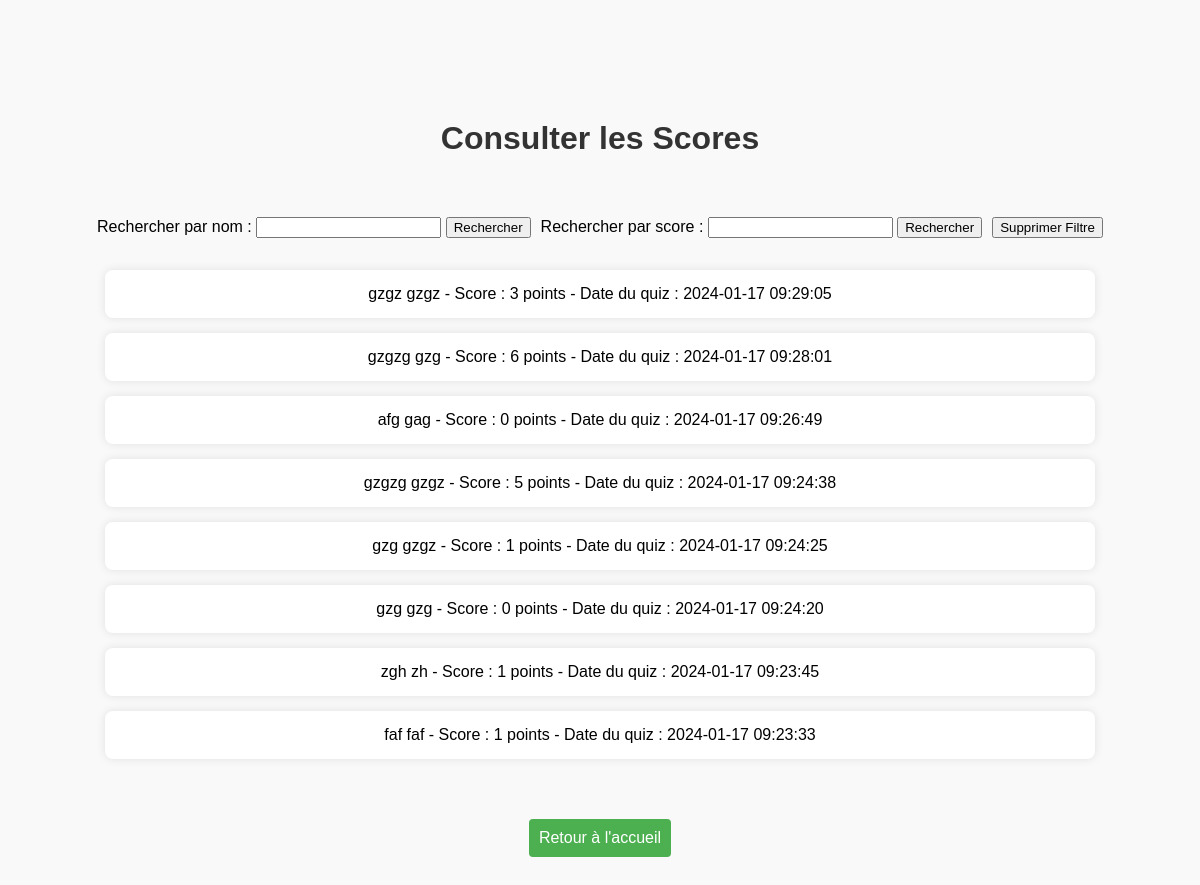
The page /consulter_scores.php on the database as committed earlier.
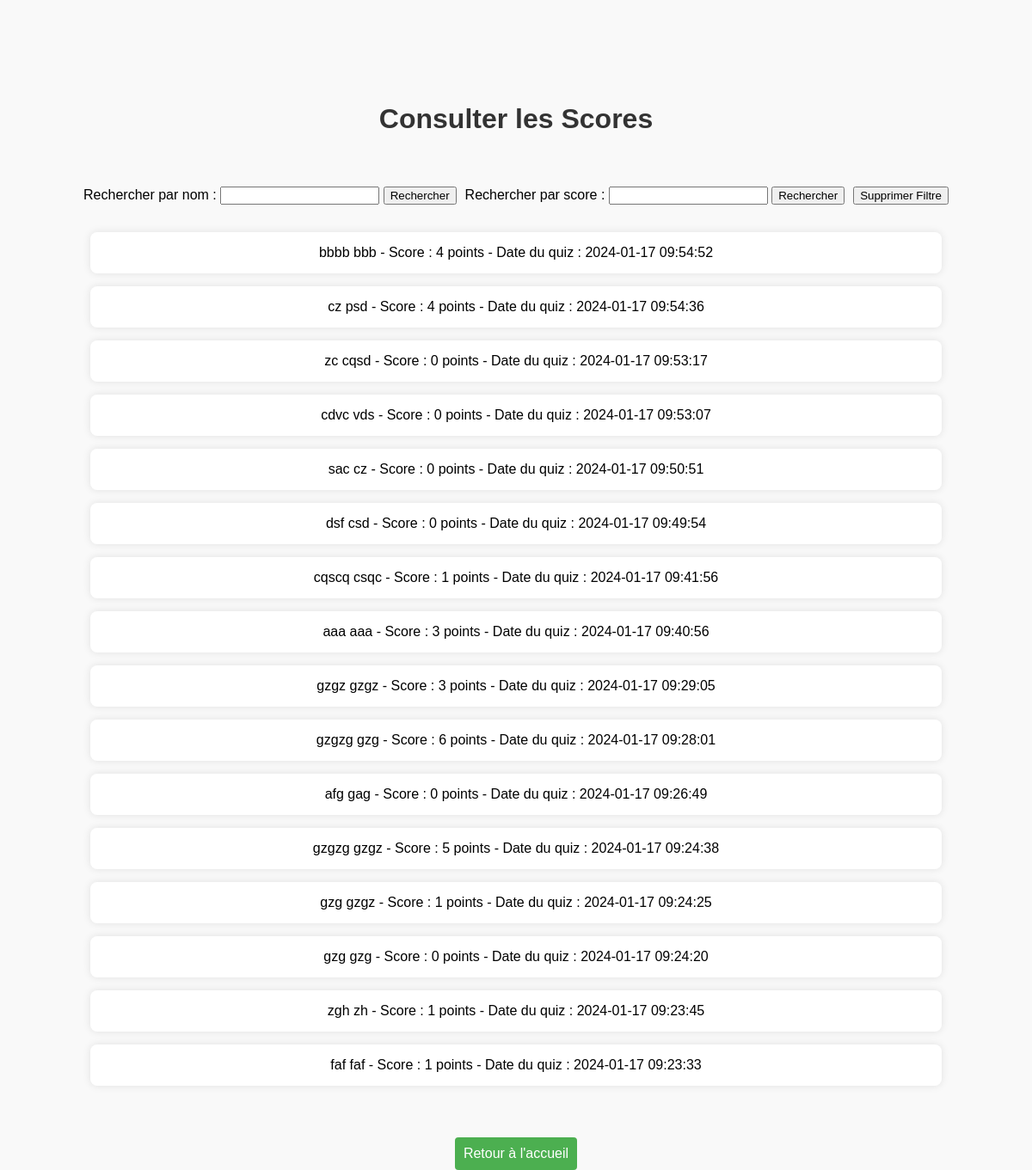
The same page on the database as committed later.
### tables this page shows
CREATE TABLE scores (
        id INTEGER PRIMARY KEY,
        participant_id INTEGER,
        score INTEGER,
        time INTEGER,
        FOREIGN KEY (participant_id) REFERENCES participants(idP));

### consulter_scores.php (the view, shortened to what this page needs)
<!DOCTYPE html>
<html lang="fr">
<head>
    <link rel="stylesheet" type="text/css" href="css/scores.css">
</head>
<body>
    <h1>Consulter les Scores</h1>
    <section>
    <div class="search-form">
        <form method="get">
            <label for="searchByName">Rechercher par nom :</label>
            <input type="text" id="searchByName" name="searchByName">
            <button type="submit" name="submitNameSearch">Rechercher</button>
        </form>
        <form method="get" >
            <label for="searchByScore">Rechercher par score :</label>
            <input type="number" id="searchByScore" name="searchByScore" min="0">
            <button type="submit" name="submitScoreSearch">Rechercher</button>
        </form>
        <button id="clearFilterButton" onclick="clearFilters()">Supprimer Filtre</button>
    </div>
</section>
    <?php
    require 'database.php';
    try {
    $query = "SELECT scores.*, participants.nom, participants.prenom
    FROM scores
    INNER JOIN participants ON scores.participant_id = participants.idP";
$query .= " ORDER BY scores.id DESC";
$stmt = $file_db->prepare($query);
$result = $stmt->execute();
if (!$result) {
echo "Erreur SQL : " . print_r($file_db->errorInfo(), true);
} else {
$scores = $stmt->fetchAll(PDO::FETCH_ASSOC);
if ($scores) {
  echo '<ul>';
  foreach ($scores as $score) {
      echo '<li>'. $score['nom'] .' ' . $score['prenom'] .' - Score : ' . $score['score'] . ' points - Date du quiz : ' . date('Y-m-d H:i:s', $score['time']) . '</li>';
  }
  echo '</ul>';
} else {
  echo '<p>Aucun score disponible.</p>';
}
}
} catch (PDOException $ex) {
echo $ex->getMessage();
}
?>
<button class="button" onclick="window.location.href='index.php'">Retour à l'accueil</button>
</body>
</html>

### css/scores.css (style rules this page uses)
body { font-family: "Arial", sans-serif; background-color: #f9f9f9; margin: 0; padding: 0; height: 100vh; }
h1 { color: #333; text-align: center; margin-bottom: 5%; margin-top: 10%; }
ul { list-style: none; padding: 0; }
li { width: 80%; background-color: #fff; padding: 15px; border-radius: 8px; box-shadow: 0 0 10px rgba(0, 0, 0, 0.1); margin: 15px auto; text-align: center; }
.button { background-color: #4caf50; color: #fff; cursor: pointer; padding: 10px; border: none; border-radius: 4px; font-size: 16px; display: block; margin: 5% auto; text-align: center; }
.search-form { display: flex; align-items: center; justify-content: center; margin-bottom: 2em; }
form { margin: 0; }
.search-form form { margin-right: 10px; }

Rows that differ between the two databases and show on the page:
added scores: nom "bbbb", prenom "bbb", score "4", time "2024-01-17 09:54:52"
added scores: nom "cz", prenom "psd", score "4", time "2024-01-17 09:54:36"
added scores: nom "zc", prenom "cqsd", score "0", time "2024-01-17 09:53:17"
added scores: nom "cdvc", prenom "vds", score "0", time "2024-01-17 09:53:07"
added scores: nom "sac", prenom "cz", score "0", time "2024-01-17 09:50:51"
added scores: nom "dsf", prenom "csd", score "0", time "2024-01-17 09:49:54"
added scores: nom "cqscq", prenom "csqc", score "1", time "2024-01-17 09:41:56"
added scores: nom "aaa", prenom "aaa", score "3", time "2024-01-17 09:40:56"
